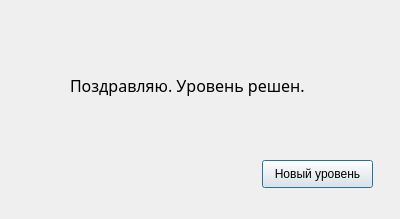
<?xml version="1.0" encoding="UTF-8"?>
<ui version="4.0">
 <class>Dialog</class>
 <widget class="QDialog" name="Dialog">
  <property name="geometry">
   <rect>
    <x>0</x>
    <y>0</y>
    <width>400</width>
    <height>219</height>
   </rect>
  </property>
  <property name="windowTitle">
   <string>Dialog</string>
  </property>
  <widget class="QLabel" name="label">
   <property name="geometry">
    <rect>
     <x>70</x>
     <y>60</y>
     <width>291</width>
     <height>51</height>
    </rect>
   </property>
   <property name="font">
    <font>
     <family>Myanmar Text</family>
     <pointsize>12</pointsize>
    </font>
   </property>
   <property name="text">
    <string>Поздравляю. Уровень решен. </string>
   </property>
  </widget>
  <widget class="QPushButton" name="pushButton">
   <property name="geometry">
    <rect>
     <x>262</x>
     <y>160</y>
     <width>111</width>
     <height>28</height>
    </rect>
   </property>
   <property name="text">
    <string>Новый уровень</string>
   </property>
  </widget>
 </widget>
 <resources/>
 <connections/>
</ui>
